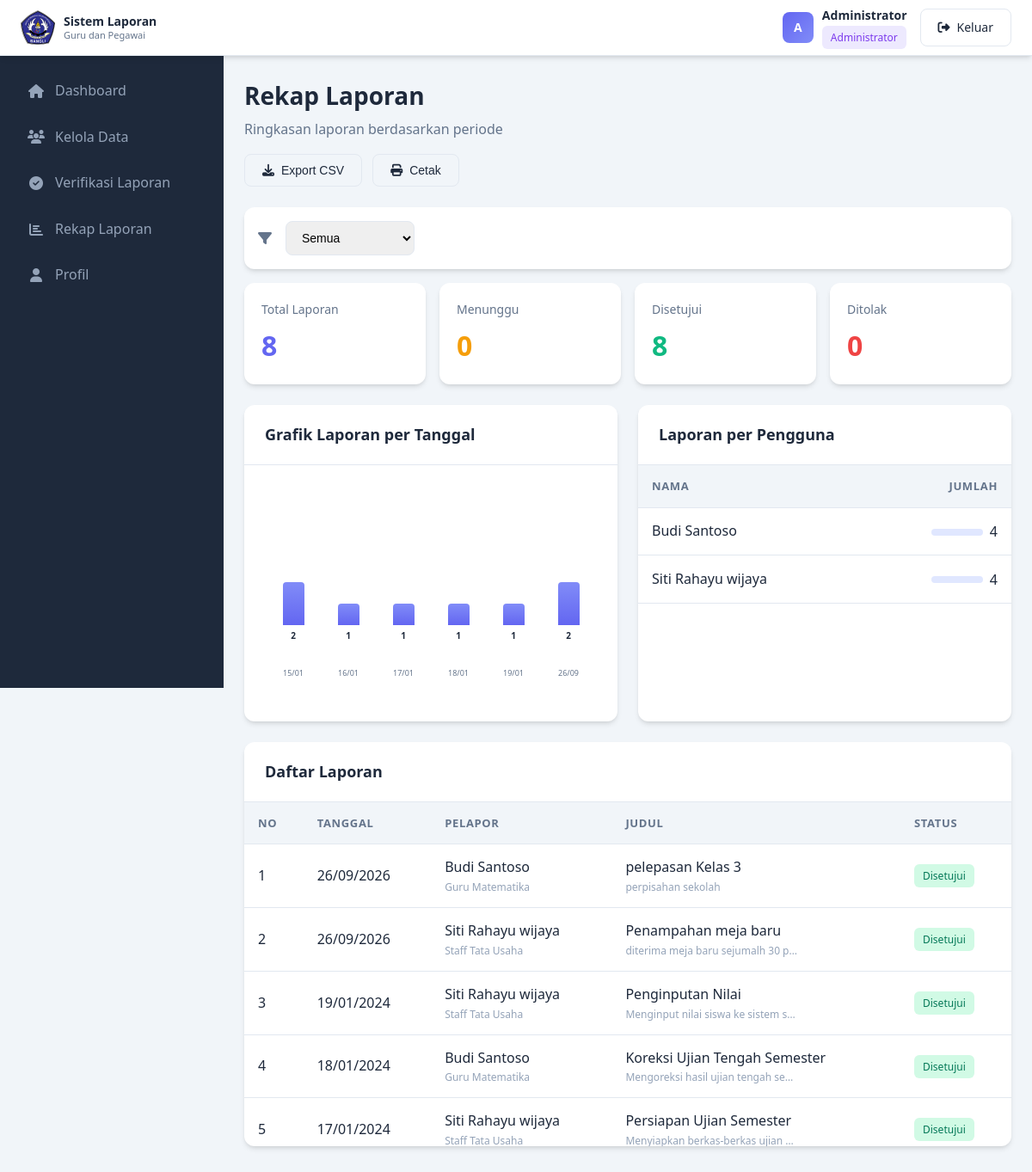
The page /rekap.php (signed in) on the database its author committed.
### tables this page shows
CREATE TABLE `users` (
  `id` int(11) NOT NULL,
  `email` varchar(100) NOT NULL,
  `password` varchar(255) NOT NULL,
  `name` varchar(100) NOT NULL,
  `role` enum('ADMIN','GURU','PEGAWAI','KEPALA_SEKOLAH') DEFAULT 'GURU',
  `nip` varchar(20) DEFAULT NULL,
  `phone` varchar(20) DEFAULT NULL,
  `position` varchar(100) DEFAULT NULL,
  `address` text DEFAULT NULL,
  `gender` enum('Laki-laki','Perempuan') DEFAULT NULL,
  `birth_date` date DEFAULT NULL,
  `created_at` timestamp NOT NULL DEFAULT current_timestamp(),
  `updated_at` timestamp NOT NULL DEFAULT current_timestamp() ON UPDATE current_timestamp()
);

CREATE TABLE `reports` (
  `id` int(11) NOT NULL,
  `user_id` int(11) NOT NULL,
  `title` varchar(255) NOT NULL,
  `description` text NOT NULL,
  `activity_date` date NOT NULL,
  `status` enum('PENDING','DISETUJUI','DITOLAK') DEFAULT 'PENDING',
  `verified_by` int(11) DEFAULT NULL,
  `verified_at` timestamp NULL DEFAULT NULL,
  `rejection_note` text DEFAULT NULL,
  `created_at` timestamp NOT NULL DEFAULT current_timestamp(),
  `updated_at` timestamp NOT NULL DEFAULT current_timestamp() ON UPDATE current_timestamp()
);

### config/database.php (called while the page is built, shortened)
<?php
function getConnection() {
    $conn = new mysqli(DB_HOST, DB_USER, DB_PASS, DB_NAME);
    $conn->set_charset("utf8");
    return $conn;
}
function formatTanggalSingkat($date) {
    return date('d/m/Y', strtotime($date));
}
function getCurrentUser() {
    $conn = getConnection();
    $stmt = $conn->prepare("SELECT * FROM users WHERE id = ?");
    $stmt->bind_param("i", $_SESSION['user_id']);
    $stmt->execute();
    $result = $stmt->get_result();
    $user = $result->fetch_assoc();
    return $user;
}
function getRoleLabel($role) {
    $labels = [
        'ADMIN' => 'Administrator',
        'KEPALA_SEKOLAH' => 'Kepala Sekolah',
        'GURU' => 'Guru',
        'PEGAWAI' => 'Pegawai'
    ];
    return $labels[$role] ?? $role;
}
?>

### rekap.php (the view, shortened to what this page needs)
<?php
require_once __DIR__ . '/includes/header.php';
$conn = getConnection();
$period = $_GET['period'] ?? 'all';
$dateFilter = "";
$statsQuery = "SELECT
    COUNT(*) as total,
    SUM(CASE WHEN status = 'PENDING' THEN 1 ELSE 0 END) as pending,
    SUM(CASE WHEN status = 'DISETUJUI' THEN 1 ELSE 0 END) as approved,
    SUM(CASE WHEN status = 'DITOLAK' THEN 1 ELSE 0 END) as rejected
    FROM reports WHERE 1=1 $dateFilter";
$stats = $conn->query($statsQuery)->fetch_assoc();
$byUserQuery = "SELECT u.name, COUNT(r.id) as count
    FROM reports r
    JOIN users u ON r.user_id = u.id
    WHERE 1=1 $dateFilter
    GROUP BY u.id
    ORDER BY count DESC
    LIMIT 10";
$byUserResult = $conn->query($byUserQuery);
$reportsQuery = "SELECT r.*, u.name as user_name, u.position, u.role,
    v.name as verifier_name
    FROM reports r
    JOIN users u ON r.user_id = u.id
    LEFT JOIN users v ON r.verified_by = v.id
    WHERE 1=1 $dateFilter
    ORDER BY r.activity_date DESC";
$reportsResult = $conn->query($reportsQuery);
$chartQuery = "SELECT
    DATE(activity_date) as date,
    COUNT(*) as total
    FROM reports
    WHERE 1=1 $dateFilter
    GROUP BY DATE(activity_date)
    ORDER BY date";
$chartResult = $conn->query($chartQuery);
?>
<div class="page-header">
    <h1 class="page-title">Rekap Laporan</h1>
    <p class="page-subtitle">Ringkasan laporan berdasarkan periode</p>
    <div class="page-actions">
        <button class="btn btn-outline" onclick="exportToCSV()">
            <i class="fas fa-download"></i>
            Export CSV
        </button>
        <button class="btn btn-outline" onclick="window.print()">
            <i class="fas fa-print"></i>
            Cetak
        </button>
    </div>
</div>
<div class="filter-bar">
    <div style="display: flex; align-items: center; gap: 1rem;">
        <i class="fas fa-filter" style="color: #64748b;"></i>
        <form method="GET" style="display: flex; gap: 1rem;">
            <select name="period" class="form-control" style="width: 150px;" onchange="this.form.submit()">
                <option value="all" <?php echo $period === 'all' ? 'selected' : ''; ?>>Semua</option>
            </select>
        </form>
    </div>
</div>
<div class="stats-grid">
    <div class="stat-card total">
        <div class="stat-label">Total Laporan</div>
        <div class="stat-value"><?php echo $stats['total']; ?></div>
    </div>
    <div class="stat-card pending">
        <div class="stat-label">Menunggu</div>
        <div class="stat-value"><?php echo $stats['pending']; ?></div>
    </div>
    <div class="stat-card approved">
        <div class="stat-label">Disetujui</div>
        <div class="stat-value"><?php echo $stats['approved']; ?></div>
    </div>
    <div class="stat-card rejected">
        <div class="stat-label">Ditolak</div>
        <div class="stat-value"><?php echo $stats['rejected']; ?></div>
    </div>
</div>
<div class="grid-2">
    <div class="card">
        <div class="card-header">
            <h3 class="card-title">Grafik Laporan per Tanggal</h3>
        </div>
        <div class="card-body">
            <div style="height: 250px;">
                <?php
                $chartData = [];
                while ($row = $chartResult->fetch_assoc()) {
                    $chartData[] = $row;
                }
                if (count($chartData) > 0):
                ?>
                <table style="width: 100%; height: 100%;">
                    <tr style="vertical-align: bottom; height: 180px;">
                        <?php foreach ($chartData as $data): ?>
                        <td style="text-align: center; vertical-align: bottom;">
                            <div style="display: flex; flex-direction: column; align-items: center;">
                                <div style="background: linear-gradient(to top, #6366f1, #818cf8); width: 25px; height: <?php echo max($data['total'] * 25, 5); ?>px; border-radius: 4px 4px 0 0;"></div>
                                <span style="font-size: 10px; font-weight: 600; margin-top: 4px;"><?php echo $data['total']; ?></span>
                            </div>
                        </td>
                        <?php endforeach; ?>
                    </tr>
                    <tr>
                        <?php foreach ($chartData as $data): ?>
                        <td style="text-align: center; font-size: 9px; color: #64748b; padding-top: 4px;">
                            <?php echo date('d/m', strtotime($data['date'])); ?>
                        </td>
                        <?php endforeach; ?>
                    </tr>
                </table>
                <?php endif; ?>
            </div>
        </div>
    </div>
    <div class="card">
        <div class="card-header">
            <h3 class="card-title">Laporan per Pengguna</h3>
        </div>
        <div class="card-body" style="padding: 0;">
            <div style="max-height: 250px; overflow-y: auto;">
                <table class="table">
                    <thead>
                        <tr>
                            <th>Nama</th>
                            <th style="text-align: right;">Jumlah</th>
                        </tr>
                    </thead>
                    <tbody>
                        <?php
                        if ($byUserResult->num_rows > 0):
                            while ($u = $byUserResult->fetch_assoc()):
                        ?>
                        <tr>
                            <td><?php echo htmlspecialchars($u['name']); ?></td>
                            <td style="text-align: right;">
                                <span style="display: inline-flex; align-items: center; gap: 0.5rem;">
                                    <span style="background: #e0e7ff; width: <?php echo min($u['count'] * 15, 100); ?>px; height: 8px; border-radius: 4px;"></span>
                                    <?php echo $u['count']; ?>
                                </span>
                            </td>
                        </tr>
                        <?php
                            endwhile;
                        else:
                        ?>
                        <tr>
                            <td colspan="2" style="text-align: center; color: #94a3b8;">Belum ada data</td>
                        </tr>
                        <?php endif; ?>
                    </tbody>
                </table>
            </div>
        </div>
    </div>
</div>
<div class="card">
    <div class="card-header">
        <h3 class="card-title">Daftar Laporan</h3>
    </div>
    <div class="card-body" style="padding: 0;">
        <div class="table-container" style="max-height: 400px; overflow-y: auto;">
            <table class="table" id="reportTable">
                <thead>
                    <tr>
                        <th>No</th>
                        <th>Tanggal</th>
                        <th>Pelapor</th>
                        <th>Judul</th>
                        <th>Status</th>
                    </tr>
                </thead>
                <tbody>
                    <?php
                    $no = 1;
                    if ($reportsResult->num_rows > 0):
                        while ($report = $reportsResult->fetch_assoc()):
                    ?>
                    <tr>
                        <td><?php echo $no++; ?></td>
                        <td><?php echo formatTanggalSingkat($report['activity_date']); ?></td>
                        <td>
                            <div>
                                <div style="font-weight: 500;"><?php echo htmlspecialchars($report['user_name']); ?></div>
                                <div style="font-size: 0.75rem; color: #94a3b8;"><?php echo htmlspecialchars($report['position'] ?? '-'); ?></div>
                            </div>
                        </td>
                        <td>
                            <div>
                                <div style="font-weight: 500;"><?php echo htmlspecialchars($report['title']); ?></div>
                                <div style="font-size: 0.75rem; color: #94a3b8; max-width: 200px; overflow: hidden; text-overflow: ellipsis; white-space: nowrap;">
                                    <?php echo htmlspecialchars($report['description']); ?>
                                </div>
                            </div>
                        </td>
                        <td>
                            <span class="badge badge-<?php echo strtolower($report['status']); ?>">
                                <?php
                                echo $report['status'] === 'PENDING' ? 'Menunggu' :
                                     ($report['status'] === 'DISETUJUI' ? 'Disetujui' : 'Ditolak');
                                ?>
                            </span>
                        </td>
                    </tr>
                    <?php
                        endwhile;
                    endif; ?>
                </tbody>
            </table>
        </div>
    </div>
</div>
<?php require_once __DIR__ . '/includes/footer.php'; ?>

### includes/header.php (shortened to what this page needs)
<?php
require_once __DIR__ . '/../config/database.php';
$currentPage = basename($_SERVER['PHP_SELF'], '.php');
$user = getCurrentUser();
$menuItems = [
    'dashboard' => ['label' => 'Dashboard', 'icon' => 'home', 'roles' => ['ADMIN', 'KEPALA_SEKOLAH', 'GURU', 'PEGAWAI']],
    'input-laporan' => ['label' => 'Input Laporan', 'icon' => 'file-plus', 'roles' => ['GURU', 'PEGAWAI']],
    'riwayat-laporan' => ['label' => 'Riwayat Laporan', 'icon' => 'clock', 'roles' => ['GURU', 'PEGAWAI']],
    'kelola-data' => ['label' => 'Kelola Data', 'icon' => 'users', 'roles' => ['ADMIN']],
    'verifikasi' => ['label' => 'Verifikasi Laporan', 'icon' => 'check-circle', 'roles' => ['ADMIN']],
    'monitoring' => ['label' => 'Rekap Laporan', 'icon' => 'chart-bar', 'roles' => ['KEPALA_SEKOLAH', 'ADMIN']],
    'profil' => ['label' => 'Profil', 'icon' => 'user', 'roles' => ['ADMIN', 'KEPALA_SEKOLAH', 'GURU', 'PEGAWAI']],
];
$filteredMenuItems = array_filter($menuItems, function($item) use ($user) {
    return in_array($user['role'], $item['roles']);
});
?>
<!DOCTYPE html>
<html lang="id">
<head>
    <link rel="stylesheet" href="https://cdnjs.cloudflare.com/ajax/libs/font-awesome/6.4.0/css/all.min.css">
    <link rel="stylesheet" href="<?php echo BASE_URL; ?>/assets/css/style.css">
</head>
<body>
<header class="header">
    <div class="header-content">
        <div class="header-left">
            <div class="logo">
                <img src="logosmk3.png" alt="Logo Sekolah" class="logo-img">
                <div class="logo-text">
                    <span class="logo-title">Sistem Laporan</span>
                    <span class="logo-subtitle">Guru dan Pegawai</span>
                </div>
            </div>
        </div>
        <div class="header-right">
            <div class="user-info">
                <div class="user-avatar">
                    <?php echo strtoupper(substr($user['name'], 0, 1)); ?>
                </div>
                <div class="user-details">
                    <span class="user-name"><?php echo htmlspecialchars($user['name']); ?></span>
                    <span class="user-role badge badge-<?php echo strtolower($user['role']); ?>">
                        <?php echo getRoleLabel($user['role']); ?>
                    </span>
                </div>
            </div>
            <a href="<?php echo BASE_URL; ?>/logout.php" class="btn btn-outline">
                <i class="fas fa-sign-out-alt"></i>
                <span>Keluar</span>
            </a>
        </div>
    </div>
</header>
    <aside class="sidebar" id="sidebar">
        <nav class="sidebar-nav">
            <?php foreach ($filteredMenuItems as $page => $item): ?>
            <a href="<?php echo BASE_URL; ?>/<?php echo $page; ?>.php"
               class="sidebar-link <?php echo $currentPage === $page ? 'active' : ''; ?>">
                <i class="fas fa-<?php echo $item['icon']; ?>"></i>
                <span><?php echo $item['label']; ?></span>
            </a>
            <?php endforeach; ?>
        </nav>
    </aside>
    <main class="main-content">

### includes/header.php (style rules this page uses)
.header-content { display: flex; justify-content: space-between; align-items: center; }
.header-left { display: flex; align-items: center; gap: 12px; }
.logo { display: flex; align-items: center; gap: 10px; }
.logo-img { width: 40px; height: 40px; object-fit: contain; }
.logo-text { display: flex; flex-direction: column; line-height: 1.2; }
.logo-title { font-weight: 600; font-size: 14px; }
.logo-subtitle { font-size: 11px; color: #64748b; }
.header-right { display: flex; align-items: center; gap: 15px; }
.user-info { display: flex; align-items: center; gap: 10px; }

### includes/footer.php (style rules this page uses)
.badge-disetujui { background: #d1fae5; color: #047857; }
.stat-card.pending .stat-value { color: #f59e0b; }
.stat-card.approved .stat-value { color: #10b981; }
.stat-card.rejected .stat-value { color: #ef4444; }
.stat-card.total .stat-value { color: #6366f1; }
.user-avatar { width: 36px; height: 36px; background: linear-gradient(135deg, #6366f1, #818cf8); border-radius: 8px; display: inline-flex; align-items: center; justify-content: center; color: white; font-weight: 600; font-size: 0.875rem; }

### rows shown on the page
users: name "A", name "Administrator", role "Administrator"
reports: activity_date "26/09/2026", user.name "Budi Santoso", user.position "Guru Matematika", title "pelepasan Kelas 3", description "perpisahan sekolah", status "Disetujui"
reports: activity_date "26/09/2026", user.name "Siti Rahayu wijaya", user.position "Staff Tata Usaha", title "Penampahan meja baru", description "diterima meja baru sejumalh 30 p…", status "Disetujui"
reports: activity_date "19/01/2024", user.name "Siti Rahayu wijaya", user.position "Staff Tata Usaha", title "Penginputan Nilai", description "Menginput nilai siswa ke sistem s…", status "Disetujui"
reports: activity_date "18/01/2024", user.name "Budi Santoso", user.position "Guru Matematika", title "Koreksi Ujian Tengah Semester", description "Mengoreksi hasil ujian tengah se…", status "Disetujui"
reports: activity_date "17/01/2024", user.name "Siti Rahayu wijaya", user.position "Staff Tata Usaha", title "Persiapan Ujian Semester", description "Menyiapkan berkas-berkas ujian…", status "Disetujui"

### other values the page prints
$item['label'] "Dashboard"
$item['label'] "Kelola Data"
$item['label'] "Verifikasi Laporan"
$item['label'] "Rekap Laporan"
$item['label'] "Profil"
$stats['total'] "8"
$stats['pending'] "0"
$stats['approved'] "8"
$stats['rejected'] "0"
$data['total'] "2"
$data['total'] "1"
date('d/m', strtotime($data['date'])) "15/01"
date('d/m', strtotime($data['date'])) "16/01"
date('d/m', strtotime($data['date'])) "17/01"
date('d/m', strtotime($data['date'])) "18/01"
